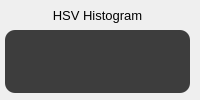
              <widget class="QFrame" name="frame_19">
               <property name="minimumSize">
                <size>
                 <width>150</width>
                 <height>0</height>
                </size>
               </property>
               <property name="maximumSize">
                <size>
                 <width>470</width>
                 <height>16777215</height>
                </size>
               </property>
               <property name="styleSheet">
                <string notr="true">border-radius: 0px;</string>
               </property>
               <property name="frameShape">
                <enum>QFrame::StyledPanel</enum>
               </property>
               <property name="frameShadow">
                <enum>QFrame::Raised</enum>
               </property>
               <layout class="QVBoxLayout" name="verticalLayout_7">
                <property name="spacing">
                 <number>5</number>
                </property>
                <property name="leftMargin">
                 <number>5</number>
                </property>
                <property name="topMargin">
                 <number>5</number>
                </property>
                <property name="rightMargin">
                 <number>10</number>
                </property>
                <property name="bottomMargin">
                 <number>7</number>
                </property>
                <item>
                 <widget class="QFrame" name="frame_20">
                  <property name="maximumSize">
                   <size>
                    <width>16777215</width>
                    <height>20</height>
                   </size>
                  </property>
                  <property name="frameShape">
                   <enum>QFrame::StyledPanel</enum>
                  </property>
                  <property name="frameShadow">
                   <enum>QFrame::Sunken</enum>
                  </property>
                  <layout class="QHBoxLayout" name="horizontalLayout_12">
                   <property name="spacing">
                    <number>0</number>
                   </property>
                   <property name="leftMargin">
                    <number>0</number>
                   </property>
                   <property name="topMargin">
                    <number>0</number>
                   </property>
                   <property name="rightMargin">
                    <number>0</number>
                   </property>
                   <property name="bottomMargin">
                    <number>0</number>
                   </property>
                   <item>
                    <widget class="QLabel" name="label_7">
                     <property name="font">
                      <font>
                       <pointsize>10</pointsize>
                      </font>
                     </property>
                     <property name="text">
                      <string>HSV Histogram</string>
                     </property>
                     <property name="alignment">
                      <set>Qt::AlignCenter</set>
                     </property>
                    </widget>
                   </item>
                  </layout>
                 </widget>
                </item>
                <item>
                 <widget class="QFrame" name="frame_21">
                  <property name="frameShape">
                   <enum>QFrame::StyledPanel</enum>
                  </property>
                  <property name="frameShadow">
                   <enum>QFrame::Raised</enum>
                  </property>
                  <layout class="QHBoxLayout" name="horizontalLayout_13">
                   <property name="spacing">
                    <number>0</number>
                   </property>
                   <property name="leftMargin">
                    <number>0</number>
                   </property>
                   <property name="topMargin">
                    <number>0</number>
                   </property>
                   <property name="rightMargin">
                    <number>0</number>
                   </property>
                   <property name="bottomMargin">
                    <number>0</number>
                   </property>
                   <item>
                    <widget class="QLabel" name="labelHistogram_2">
                     <property name="maximumSize">
                      <size>
                       <width>450</width>
                       <height>16777215</height>
                      </size>
                     </property>
                     <property name="font">
                      <font>
                       <pointsize>18</pointsize>
                      </font>
                     </property>
                     <property name="styleSheet">
                      <string notr="true">background-color: rgb(61, 61, 61);
border-radius: 10px;
color: rgb(255, 255, 255);</string>
                     </property>
                     <property name="text">
                      <string/>
                     </property>
                     <property name="alignment">
                      <set>Qt::AlignCenter</set>
                     </property>
                    </widget>
                   </item>
                  </layout>
                 </widget>
                </item>
               </layout>
              </widget>
